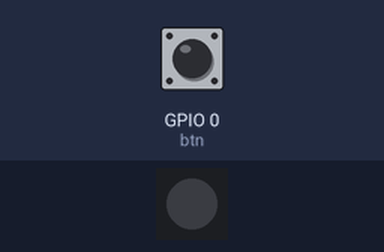
The program below on a simulated ESP32 board running MicroPython. Parts: 1 RGB LEDs in strip order, left to right. The test bench sets the inputs (shaded band); at power-on: GPIO 0 (btn) HIGH. What the program prints to the serial console is not drawn.

Above: at 1.2 s.
1.3 s: GPIO 0 (btn) pulled LOW for 1 s
At 1.49 s:
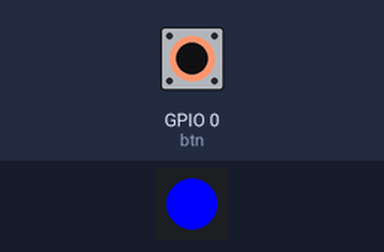
At 2.1 s:
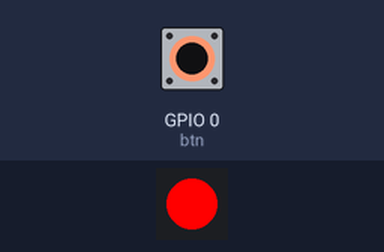
Timing chart, 0 to 2.1 s (numbered marks = the images above; inputs shaded):
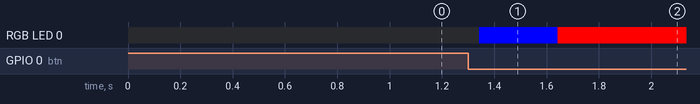

The program:

main.py
```python
# Name: Shaham Hijab
# Reg:  22-NTU-CS-1373
# Home task: 2.1 Working with Neopixel and input button
print("starting of neopixel flashing ")

from machine import Pin
from neopixel import NeoPixel
import time

btn =Pin(0, Pin.IN, Pin.PULL_UP)    # same pin for physical esp32 s3 built in Boot buton
pin = Pin(48, Pin.OUT)              # set 48 for your physical esp32 s3
neo = NeoPixel(pin, 1)              # create NeoPixel driver  for 1 pixel

colors = [(255,0,0),(0,255,0),(0,0,255)]
color_index = 0
press_count = 0

while True:
    if btn.value() == 0:
        press_count += 1
        print(f"Button pressed {press_count} times")

        while btn.value == 0:
            time.sleep(0.1)

        if press_count >= 5:
            press_count = 0       # Reset the press count
            color_index = (color_index + 1) % len(colors)  # Cycle through colors
            neo[0] = colors[color_index]
            neo.write()
            print(f"Color changed to: {colors[color_index]}")


#    while(btn.value()==1):          # flashing of neopixel stopped when button is in pressed status
#        neo[0] = (255, 0, 0)            # set the first pixel to red
#        print("red")
#
#        neo.write()                     # write data to all pixels
#        time.sleep(.2)
#        neo[0] = (0, 255, 0)            # set the first pixel to green
#        print("red")
#
#        neo.write()                     # write data to all pixels
#        time.sleep(.2)
#        neo[0] = (0, 0, 255)            # set the first pixel to blue
#        print("blue")
#
#        neo.write()                     # write data to all pixels
#        time.sleep(.2) 
```

Measured:
- after the input at 1.3 s, RGB LED 0: off → RGB(0, 0, 255) at once, → RGB(255, 0, 0) 0.30 s later
